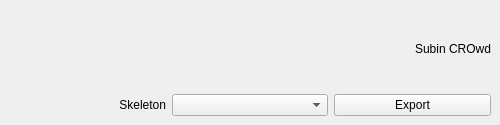
<?xml version="1.0" encoding="UTF-8"?>
<ui version="4.0">
 <class>MainWindow</class>
 <widget class="QMainWindow" name="MainWindow">
  <property name="geometry">
   <rect>
    <x>0</x>
    <y>0</y>
    <width>500</width>
    <height>125</height>
   </rect>
  </property>
  <property name="windowTitle">
   <string>MainWindow</string>
  </property>
  <widget class="QWidget" name="centralwidget">
   <layout class="QVBoxLayout" name="verticalLayout">
    <item>
     <widget class="QLabel" name="label">
      <property name="styleSheet">
       <string notr="true">font: 20pt &quot;Sans Serif&quot;;</string>
      </property>
      <property name="text">
       <string>Subin CROwd</string>
      </property>
      <property name="alignment">
       <set>Qt::AlignRight|Qt::AlignTrailing|Qt::AlignVCenter</set>
      </property>
     </widget>
    </item>
    <item>
     <layout class="QHBoxLayout" name="horizontalLayout">
      <item>
       <widget class="QLabel" name="label_2">
        <property name="text">
         <string>Skeleton</string>
        </property>
        <property name="alignment">
         <set>Qt::AlignRight|Qt::AlignTrailing|Qt::AlignVCenter</set>
        </property>
       </widget>
      </item>
      <item>
       <widget class="QComboBox" name="comboBox"/>
      </item>
      <item>
       <widget class="QPushButton" name="pushButton_2">
        <property name="text">
         <string>Export</string>
        </property>
       </widget>
      </item>
     </layout>
    </item>
   </layout>
   <zorder>layoutWidget</zorder>
   <zorder>label</zorder>
  </widget>
  <widget class="QMenuBar" name="menubar">
   <property name="geometry">
    <rect>
     <x>0</x>
     <y>0</y>
     <width>500</width>
     <height>23</height>
    </rect>
   </property>
  </widget>
 </widget>
 <resources/>
 <connections/>
</ui>
